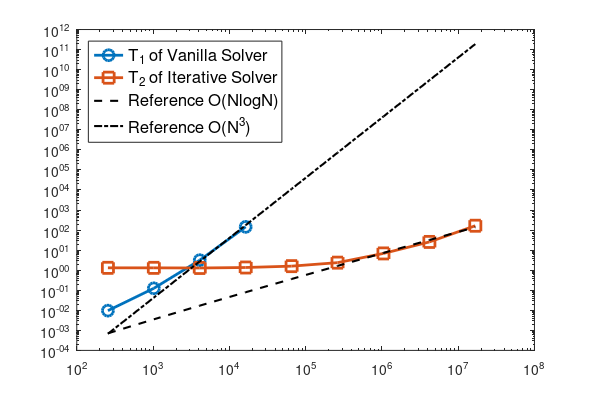

Write MATLAB code to recreate this figure.
clear;
close all;
clc;

N = [256, 1024, 4096, 16384, 65536, 262144, 1048576, 4194304, 2^24];

T1_build = [0.007100, 0.073868, 1.112, 17.46, NaN, NaN, NaN, NaN];
T1_solve = [0.002495, 0.050911, 2.041, 126.9, NaN, NaN, NaN, NaN];
T1 = T1_build+T1_solve;
T2       = [1.310, 1.307, 1.287, 1.360, 1.589, 2.373, 6.846, 25.62, 164.545212];

valid_T1_build = ~isnan(T1_build);
valid_T1_solve = ~isnan(T1_solve);

valid_T1= valid_T1_build;
valid_T2 = T2 > 0;

loglog(N(valid_T1), T1(valid_T1),'o-', 'LineWidth', 2, 'MarkerSize', 8, 'DisplayName', 'T_1 of Vanilla Solver');
hold on;
loglog(N(valid_T2), T2(valid_T2),'s-', 'LineWidth', 2, 'MarkerSize', 8, 'DisplayName', 'T_2 of Iterative Solver');

base_N = N(1);
base_T2 = T2(1);

C1 = 0.00000000004;
C2 = 0.0000005;

ref_N = N;
ref_ONlogN = C2 * ref_N .* log(ref_N);
ref_ON3    = C1 * ref_N.^3;


loglog(ref_N, ref_ONlogN, 'k--', 'LineWidth', 1.5, 'DisplayName', 'Reference O(NlogN)');
loglog(ref_N, ref_ON3, 'k-.', 'LineWidth', 1.5, 'DisplayName', 'Reference O(N^3)');

legend('Location', 'northwest', 'FontSize', 12);
hold off;

filename = sprintf('Complexity.pdf');
set(gcf, 'PaperUnits', 'centimeters');
paperWidth = 15;
paperHeight = 10;
set(gcf, 'PaperSize', [paperWidth paperHeight]);
set(gcf, 'PaperPosition', [0 0 paperWidth paperHeight]);
saveas(gcf, filename);